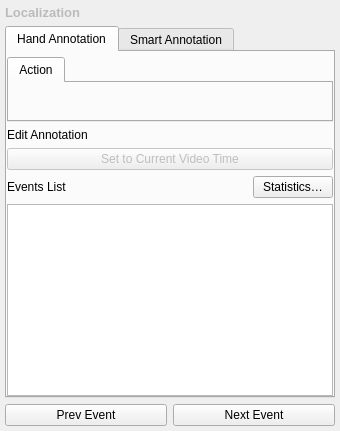
<?xml version="1.0" encoding="UTF-8"?>
<ui version="4.0">
 <class>LocalizationAnnotationPanel</class>
 <widget class="QWidget" name="LocalizationAnnotationPanel">
  <layout class="QVBoxLayout" name="mainLayout">
   <property name="spacing">
    <number>6</number>
   </property>
   <property name="leftMargin">
    <number>5</number>
   </property>
   <property name="topMargin">
    <number>5</number>
   </property>
   <property name="rightMargin">
    <number>5</number>
   </property>
   <property name="bottomMargin">
    <number>5</number>
   </property>
   <item>
    <widget class="QLabel" name="localizationHeaderLabel">
     <property name="styleSheet">
      <string notr="true">font-weight: bold; color: #BBB; font-size: 13px;</string>
     </property>
     <property name="text">
      <string>Localization</string>
     </property>
    </widget>
   </item>
   <item>
    <widget class="QTabWidget" name="localizationTabs">
     <property name="currentIndex">
      <number>0</number>
     </property>
     <widget class="QWidget" name="handAnnotationTab">
      <attribute name="title">
       <string>Hand Annotation</string>
      </attribute>
      <layout class="QVBoxLayout" name="handTabLayout">
       <property name="leftMargin">
        <number>0</number>
       </property>
       <property name="topMargin">
        <number>5</number>
       </property>
       <property name="rightMargin">
        <number>0</number>
       </property>
       <property name="bottomMargin">
        <number>0</number>
       </property>
       <item>
        <widget class="QTabWidget" name="spottingTabs">
         <property name="currentIndex">
          <number>0</number>
         </property>
         <property name="class" stdset="0">
          <string notr="true">spotting_tabs</string>
         </property>
         <widget class="QWidget" name="spottingPlaceholderTab">
          <attribute name="title">
           <string>Action</string>
          </attribute>
         </widget>
        </widget>
       </item>
       <item>
        <widget class="QLabel" name="handEditLabel">
         <property name="text">
          <string>Edit Annotation</string>
         </property>
         <property name="class" stdset="0">
          <string notr="true">panel_header_lbl</string>
         </property>
        </widget>
       </item>
       <item>
        <widget class="QPushButton" name="handSetCurrentTimeBtn">
         <property name="enabled">
          <bool>false</bool>
         </property>
         <property name="cursor">
          <cursorShape>PointingHandCursor</cursorShape>
         </property>
         <property name="text">
          <string>Set to Current Video Time</string>
         </property>
        </widget>
       </item>
       <item>
        <layout class="QHBoxLayout" name="handEventsHeaderLayout">
         <item>
          <widget class="QLabel" name="handEventsListLabel">
           <property name="text">
            <string>Events List</string>
           </property>
           <property name="class" stdset="0">
            <string notr="true">panel_header_lbl</string>
           </property>
          </widget>
         </item>
         <item>
          <spacer name="handEventsHeaderSpacer">
           <property name="orientation">
            <enum>Qt::Orientation::Horizontal</enum>
           </property>
           <property name="sizeHint" stdset="0">
            <size>
             <width>40</width>
             <height>20</height>
            </size>
           </property>
          </spacer>
         </item>
         <item>
          <widget class="QPushButton" name="btn_statistics">
           <property name="cursor">
            <cursorShape>PointingHandCursor</cursorShape>
           </property>
           <property name="text">
            <string>Statistics…</string>
           </property>
          </widget>
         </item>
        </layout>
       </item>
       <item>
        <widget class="QTableView" name="handEventsTableView">
         <property name="alternatingRowColors">
          <bool>true</bool>
         </property>
         <property name="selectionMode">
          <enum>QAbstractItemView::SelectionMode::SingleSelection</enum>
         </property>
         <property name="selectionBehavior">
          <enum>QAbstractItemView::SelectionBehavior::SelectRows</enum>
         </property>
         <property name="class" stdset="0">
          <string notr="true">annotation_table</string>
         </property>
        </widget>
       </item>
      </layout>
     </widget>
     <widget class="QWidget" name="smartAnnotationTab">
      <attribute name="title">
       <string>Smart Annotation</string>
      </attribute>
      <layout class="QVBoxLayout" name="smartTabLayout">
       <property name="leftMargin">
        <number>0</number>
       </property>
       <property name="topMargin">
        <number>5</number>
       </property>
       <property name="rightMargin">
        <number>0</number>
       </property>
       <property name="bottomMargin">
        <number>0</number>
       </property>
       <item>
        <widget class="QGroupBox" name="smartInferenceGroup">
         <property name="title">
          <string>Legacy Prediction Range</string>
         </property>
         <property name="class" stdset="0">
          <string notr="true">smart_inference_box</string>
         </property>
         <layout class="QVBoxLayout" name="smartInferenceLayout">
          <item>
           <layout class="QHBoxLayout" name="smartStartRowLayout">
            <item>
             <widget class="QLabel" name="smartStartLabel">
              <property name="text">
               <string>Start Time:</string>
              </property>
             </widget>
            </item>
            <item>
             <widget class="QLineEdit" name="smartStartTimeEdit">
              <property name="minimumSize">
               <size>
                <width>100</width>
                <height>0</height>
               </size>
              </property>
              <property name="maximumSize">
               <size>
                <width>120</width>
                <height>16777215</height>
               </size>
              </property>
              <property name="text">
               <string>00:00.000</string>
              </property>
              <property name="alignment">
               <set>Qt::AlignmentFlag::AlignCenter</set>
              </property>
             </widget>
            </item>
            <item>
             <spacer name="smartStartSpacer">
              <property name="orientation">
               <enum>Qt::Orientation::Horizontal</enum>
              </property>
              <property name="sizeHint" stdset="0">
               <size>
                <width>40</width>
                <height>20</height>
               </size>
              </property>
             </spacer>
            </item>
            <item>
             <widget class="QPushButton" name="smartSetStartBtn">
              <property name="cursor">
               <cursorShape>PointingHandCursor</cursorShape>
              </property>
              <property name="text">
               <string>Set to Current</string>
              </property>
             </widget>
            </item>
           </layout>
          </item>
          <item>
           <layout class="QHBoxLayout" name="smartEndRowLayout">
            <item>
             <widget class="QLabel" name="smartEndLabel">
              <property name="text">
               <string>End Time:</string>
              </property>
             </widget>
            </item>
            <item>
             <widget class="QLineEdit" name="smartEndTimeEdit">
              <property name="minimumSize">
               <size>
                <width>100</width>
                <height>0</height>
               </size>
              </property>
              <property name="maximumSize">
               <size>
                <width>120</width>
                <height>16777215</height>
               </size>
              </property>
              <property name="text">
               <string>00:00.000</string>
              </property>
              <property name="alignment">
               <set>Qt::AlignmentFlag::AlignCenter</set>
              </property>
             </widget>
            </item>
            <item>
             <spacer name="smartEndSpacer">
              <property name="orientation">
               <enum>Qt::Orientation::Horizontal</enum>
              </property>
              <property name="sizeHint" stdset="0">
               <size>
                <width>40</width>
                <height>20</height>
               </size>
              </property>
             </spacer>
            </item>
            <item>
             <widget class="QPushButton" name="smartSetEndBtn">
              <property name="cursor">
               <cursorShape>PointingHandCursor</cursorShape>
              </property>
              <property name="text">
               <string>Set to Current</string>
              </property>
             </widget>
            </item>
           </layout>
          </item>
         </layout>
        </widget>
       </item>
       <item>
        <widget class="QLabel" name="smartEventsListLabel">
         <property name="text">
          <string>Predicted Events List</string>
         </property>
         <property name="class" stdset="0">
          <string notr="true">panel_header_lbl</string>
         </property>
        </widget>
       </item>
       <item>
        <widget class="QTableView" name="smartEventsTableView">
         <property name="alternatingRowColors">
          <bool>true</bool>
         </property>
         <property name="selectionMode">
          <enum>QAbstractItemView::SelectionMode::SingleSelection</enum>
         </property>
         <property name="selectionBehavior">
          <enum>QAbstractItemView::SelectionBehavior::SelectRows</enum>
         </property>
         <property name="class" stdset="0">
          <string notr="true">annotation_table</string>
         </property>
        </widget>
       </item>
       <item>
        <layout class="QHBoxLayout" name="smartBottomButtonsLayout">
         <item>
          <widget class="QPushButton" name="smartConfirmBtn">
           <property name="cursor">
            <cursorShape>PointingHandCursor</cursorShape>
           </property>
           <property name="text">
            <string>Confirm Predictions</string>
           </property>
           <property name="class" stdset="0">
            <string notr="true">editor_save_btn</string>
           </property>
          </widget>
         </item>
         <item>
          <widget class="QPushButton" name="smartClearBtn">
           <property name="cursor">
            <cursorShape>PointingHandCursor</cursorShape>
           </property>
           <property name="text">
            <string>Clear Predictions</string>
           </property>
          </widget>
         </item>
        </layout>
       </item>
      </layout>
     </widget>
    </widget>
   </item>
   <item>
    <layout class="QHBoxLayout" name="localizationEventNavLayout">
     <item>
      <widget class="QPushButton" name="btn_prev_event">
       <property name="cursor">
        <cursorShape>PointingHandCursor</cursorShape>
       </property>
       <property name="text">
        <string>Prev Event</string>
       </property>
      </widget>
     </item>
     <item>
      <widget class="QPushButton" name="btn_next_event">
       <property name="cursor">
        <cursorShape>PointingHandCursor</cursorShape>
       </property>
       <property name="text">
        <string>Next Event</string>
       </property>
      </widget>
     </item>
    </layout>
   </item>
  </layout>
 </widget>
 <resources/>
 <connections/>
</ui>
